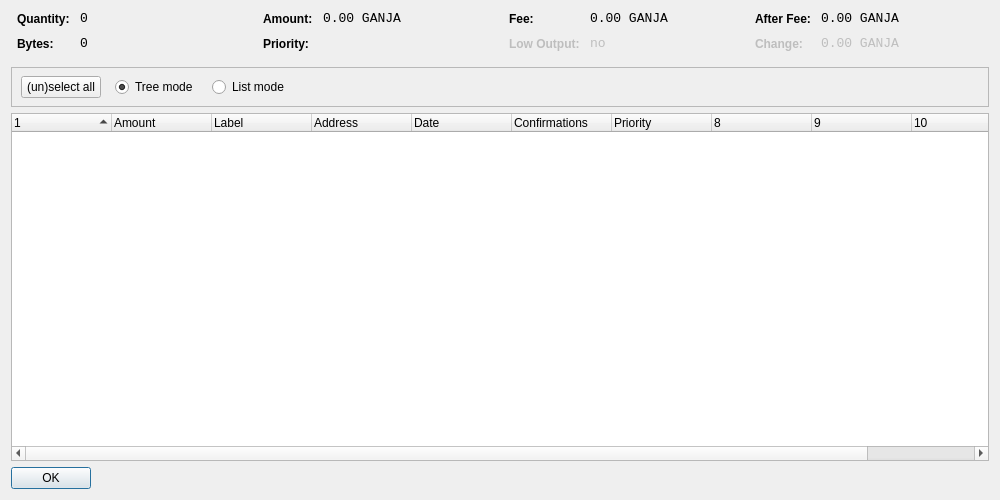
<?xml version="1.0" encoding="UTF-8"?>
<ui version="4.0">
 <class>CoinControlDialog</class>
 <widget class="QDialog" name="CoinControlDialog">
  <property name="geometry">
   <rect>
    <x>0</x>
    <y>0</y>
    <width>1000</width>
    <height>500</height>
   </rect>
  </property>
  <property name="windowTitle">
   <string>Coin Control</string>
  </property>
  <layout class="QVBoxLayout" name="verticalLayout">
   <item>
    <layout class="QHBoxLayout" name="horizontalLayoutTop" stretch="0,0,0,0">
     <property name="topMargin">
      <number>0</number>
     </property>
     <property name="bottomMargin">
      <number>10</number>
     </property>
     <item>
      <layout class="QFormLayout" name="formLayoutCoinControl1">
       <property name="horizontalSpacing">
        <number>10</number>
       </property>
       <property name="verticalSpacing">
        <number>10</number>
       </property>
       <property name="leftMargin">
        <number>6</number>
       </property>
       <property name="rightMargin">
        <number>6</number>
       </property>
       <item row="0" column="0">
        <widget class="QLabel" name="labelCoinControlQuantityText">
         <property name="styleSheet">
          <string notr="true">font-weight:bold;</string>
         </property>
         <property name="text">
          <string>Quantity:</string>
         </property>
        </widget>
       </item>
       <item row="0" column="1">
        <widget class="QLabel" name="labelCoinControlQuantity">
         <property name="font">
          <font>
           <family>Monospace</family>
           <pointsize>10</pointsize>
          </font>
         </property>
         <property name="cursor">
          <cursorShape>IBeamCursor</cursorShape>
         </property>
         <property name="contextMenuPolicy">
          <enum>Qt::ActionsContextMenu</enum>
         </property>
         <property name="text">
          <string notr="true">0</string>
         </property>
         <property name="textInteractionFlags">
          <set>Qt::LinksAccessibleByMouse|Qt::TextSelectableByKeyboard|Qt::TextSelectableByMouse</set>
         </property>
        </widget>
       </item>
       <item row="1" column="0">
        <widget class="QLabel" name="labelCoinControlBytesText">
         <property name="styleSheet">
          <string notr="true">font-weight:bold;</string>
         </property>
         <property name="text">
          <string>Bytes:</string>
         </property>
        </widget>
       </item>
       <item row="1" column="1">
        <widget class="QLabel" name="labelCoinControlBytes">
         <property name="font">
          <font>
           <family>Monospace</family>
           <pointsize>10</pointsize>
          </font>
         </property>
         <property name="cursor">
          <cursorShape>IBeamCursor</cursorShape>
         </property>
         <property name="contextMenuPolicy">
          <enum>Qt::ActionsContextMenu</enum>
         </property>
         <property name="text">
          <string notr="true">0</string>
         </property>
         <property name="textInteractionFlags">
          <set>Qt::LinksAccessibleByMouse|Qt::TextSelectableByKeyboard|Qt::TextSelectableByMouse</set>
         </property>
        </widget>
       </item>
      </layout>
     </item>
     <item>
      <layout class="QFormLayout" name="formLayoutCoinControl2">
       <property name="horizontalSpacing">
        <number>10</number>
       </property>
       <property name="verticalSpacing">
        <number>10</number>
       </property>
       <property name="leftMargin">
        <number>6</number>
       </property>
       <property name="rightMargin">
        <number>6</number>
       </property>
       <item row="0" column="0">
        <widget class="QLabel" name="labelCoinControlAmountText">
         <property name="styleSheet">
          <string notr="true">font-weight:bold;</string>
         </property>
         <property name="text">
          <string>Amount:</string>
         </property>
        </widget>
       </item>
       <item row="0" column="1">
        <widget class="QLabel" name="labelCoinControlAmount">
         <property name="font">
          <font>
           <family>Monospace</family>
           <pointsize>10</pointsize>
          </font>
         </property>
         <property name="cursor">
          <cursorShape>IBeamCursor</cursorShape>
         </property>
         <property name="contextMenuPolicy">
          <enum>Qt::ActionsContextMenu</enum>
         </property>
         <property name="text">
          <string notr="true">0.00 GANJA</string>
         </property>
         <property name="textInteractionFlags">
          <set>Qt::LinksAccessibleByMouse|Qt::TextSelectableByKeyboard|Qt::TextSelectableByMouse</set>
         </property>
        </widget>
       </item>
       <item row="1" column="0">
        <widget class="QLabel" name="labelCoinControlPriorityText">
         <property name="styleSheet">
          <string notr="true">font-weight:bold;</string>
         </property>
         <property name="text">
          <string>Priority:</string>
         </property>
        </widget>
       </item>
       <item row="1" column="1">
        <widget class="QLabel" name="labelCoinControlPriority">
         <property name="font">
          <font>
           <family>Monospace</family>
           <pointsize>10</pointsize>
          </font>
         </property>
         <property name="cursor">
          <cursorShape>IBeamCursor</cursorShape>
         </property>
         <property name="contextMenuPolicy">
          <enum>Qt::ActionsContextMenu</enum>
         </property>
         <property name="text">
          <string/>
         </property>
         <property name="textInteractionFlags">
          <set>Qt::LinksAccessibleByMouse|Qt::TextSelectableByKeyboard|Qt::TextSelectableByMouse</set>
         </property>
        </widget>
       </item>
      </layout>
     </item>
     <item>
      <layout class="QFormLayout" name="formLayoutCoinControl3">
       <property name="horizontalSpacing">
        <number>10</number>
       </property>
       <property name="verticalSpacing">
        <number>10</number>
       </property>
       <property name="leftMargin">
        <number>6</number>
       </property>
       <property name="rightMargin">
        <number>6</number>
       </property>
       <item row="0" column="0">
        <widget class="QLabel" name="labelCoinControlFeeText">
         <property name="styleSheet">
          <string notr="true">font-weight:bold;</string>
         </property>
         <property name="text">
          <string>Fee:</string>
         </property>
        </widget>
       </item>
       <item row="0" column="1">
        <widget class="QLabel" name="labelCoinControlFee">
         <property name="font">
          <font>
           <family>Monospace</family>
           <pointsize>10</pointsize>
          </font>
         </property>
         <property name="cursor">
          <cursorShape>IBeamCursor</cursorShape>
         </property>
         <property name="contextMenuPolicy">
          <enum>Qt::ActionsContextMenu</enum>
         </property>
         <property name="text">
          <string notr="true">0.00 GANJA</string>
         </property>
         <property name="textInteractionFlags">
          <set>Qt::LinksAccessibleByMouse|Qt::TextSelectableByKeyboard|Qt::TextSelectableByMouse</set>
         </property>
        </widget>
       </item>
       <item row="1" column="0">
        <widget class="QLabel" name="labelCoinControlLowOutputText">
         <property name="enabled">
          <bool>false</bool>
         </property>
         <property name="styleSheet">
          <string notr="true">font-weight:bold;</string>
         </property>
         <property name="text">
          <string>Low Output:</string>
         </property>
        </widget>
       </item>
       <item row="1" column="1">
        <widget class="QLabel" name="labelCoinControlLowOutput">
         <property name="enabled">
          <bool>false</bool>
         </property>
         <property name="font">
          <font>
           <family>Monospace</family>
           <pointsize>10</pointsize>
          </font>
         </property>
         <property name="cursor">
          <cursorShape>IBeamCursor</cursorShape>
         </property>
         <property name="contextMenuPolicy">
          <enum>Qt::ActionsContextMenu</enum>
         </property>
         <property name="text">
          <string notr="true">no</string>
         </property>
         <property name="textInteractionFlags">
          <set>Qt::LinksAccessibleByMouse|Qt::TextSelectableByKeyboard|Qt::TextSelectableByMouse</set>
         </property>
        </widget>
       </item>
      </layout>
     </item>
     <item>
      <layout class="QFormLayout" name="formLayoutCoinControl4">
       <property name="horizontalSpacing">
        <number>10</number>
       </property>
       <property name="verticalSpacing">
        <number>10</number>
       </property>
       <property name="leftMargin">
        <number>6</number>
       </property>
       <property name="rightMargin">
        <number>6</number>
       </property>
       <item row="0" column="0">
        <widget class="QLabel" name="labelCoinControlAfterFeeText">
         <property name="styleSheet">
          <string notr="true">font-weight:bold;</string>
         </property>
         <property name="text">
          <string>After Fee:</string>
         </property>
        </widget>
       </item>
       <item row="0" column="1">
        <widget class="QLabel" name="labelCoinControlAfterFee">
         <property name="font">
          <font>
           <family>Monospace</family>
           <pointsize>10</pointsize>
          </font>
         </property>
         <property name="cursor">
          <cursorShape>IBeamCursor</cursorShape>
         </property>
         <property name="contextMenuPolicy">
          <enum>Qt::ActionsContextMenu</enum>
         </property>
         <property name="text">
          <string notr="true">0.00 GANJA</string>
         </property>
         <property name="textInteractionFlags">
          <set>Qt::LinksAccessibleByMouse|Qt::TextSelectableByKeyboard|Qt::TextSelectableByMouse</set>
         </property>
        </widget>
       </item>
       <item row="1" column="0">
        <widget class="QLabel" name="labelCoinControlChangeText">
         <property name="enabled">
          <bool>false</bool>
         </property>
         <property name="styleSheet">
          <string notr="true">font-weight:bold;</string>
         </property>
         <property name="text">
          <string>Change:</string>
         </property>
        </widget>
       </item>
       <item row="1" column="1">
        <widget class="QLabel" name="labelCoinControlChange">
         <property name="enabled">
          <bool>false</bool>
         </property>
         <property name="font">
          <font>
           <family>Monospace</family>
           <pointsize>10</pointsize>
          </font>
         </property>
         <property name="cursor">
          <cursorShape>IBeamCursor</cursorShape>
         </property>
         <property name="contextMenuPolicy">
          <enum>Qt::ActionsContextMenu</enum>
         </property>
         <property name="text">
          <string notr="true">0.00 GANJA</string>
         </property>
         <property name="textInteractionFlags">
          <set>Qt::LinksAccessibleByMouse|Qt::TextSelectableByKeyboard|Qt::TextSelectableByMouse</set>
         </property>
        </widget>
       </item>
      </layout>
     </item>
    </layout>
   </item>
   <item>
    <widget class="QFrame" name="frame">
     <property name="minimumSize">
      <size>
       <width>0</width>
       <height>40</height>
      </size>
     </property>
     <property name="frameShape">
      <enum>QFrame::StyledPanel</enum>
     </property>
     <property name="frameShadow">
      <enum>QFrame::Sunken</enum>
     </property>
     <widget class="QWidget" name="horizontalLayoutWidget">
      <property name="geometry">
       <rect>
        <x>10</x>
        <y>0</y>
        <width>781</width>
        <height>41</height>
       </rect>
      </property>
      <layout class="QHBoxLayout" name="horizontalLayoutPanel" stretch="0,0,0,0,0">
       <property name="spacing">
        <number>14</number>
       </property>
       <item>
        <widget class="QPushButton" name="pushButtonSelectAll">
         <property name="sizePolicy">
          <sizepolicy hsizetype="Maximum" vsizetype="Fixed">
           <horstretch>0</horstretch>
           <verstretch>0</verstretch>
          </sizepolicy>
         </property>
         <property name="text">
          <string>(un)select all</string>
         </property>
        </widget>
       </item>
       <item>
        <widget class="QRadioButton" name="radioTreeMode">
         <property name="sizePolicy">
          <sizepolicy hsizetype="Maximum" vsizetype="Fixed">
           <horstretch>0</horstretch>
           <verstretch>0</verstretch>
          </sizepolicy>
         </property>
         <property name="text">
          <string>Tree mode</string>
         </property>
         <property name="checked">
          <bool>true</bool>
         </property>
        </widget>
       </item>
       <item>
        <widget class="QRadioButton" name="radioListMode">
         <property name="sizePolicy">
          <sizepolicy hsizetype="Maximum" vsizetype="Fixed">
           <horstretch>0</horstretch>
           <verstretch>0</verstretch>
          </sizepolicy>
         </property>
         <property name="text">
          <string>List mode</string>
         </property>
        </widget>
       </item>
       <item>
        <spacer name="horizontalSpacer">
         <property name="orientation">
          <enum>Qt::Horizontal</enum>
         </property>
         <property name="sizeHint" stdset="0">
          <size>
           <width>40</width>
           <height>20</height>
          </size>
         </property>
        </spacer>
       </item>
      </layout>
     </widget>
    </widget>
   </item>
   <item>
    <widget class="CoinControlTreeWidget" name="treeWidget">
     <property name="contextMenuPolicy">
      <enum>Qt::CustomContextMenu</enum>
     </property>
     <property name="sortingEnabled">
      <bool>false</bool>
     </property>
     <property name="columnCount">
      <number>11</number>
     </property>
     <attribute name="headerShowSortIndicator" stdset="0">
      <bool>true</bool>
     </attribute>
     <attribute name="headerStretchLastSection">
      <bool>false</bool>
     </attribute>
     <column>
      <property name="text">
       <string/>
      </property>
     </column>
     <column>
      <property name="text">
       <string>Amount</string>
      </property>
     </column>
     <column>
      <property name="text">
       <string>Label</string>
      </property>
     </column>
     <column>
      <property name="text">
       <string>Address</string>
      </property>
     </column>
     <column>
      <property name="text">
       <string>Date</string>
      </property>
     </column>
     <column>
      <property name="text">
       <string>Confirmations</string>
      </property>
      <property name="toolTip">
       <string>Confirmed</string>
      </property>
     </column>
     <column>
      <property name="text">
       <string>Priority</string>
      </property>
     </column>
     <column>
      <property name="text">
       <string/>
      </property>
     </column>
     <column>
      <property name="text">
       <string/>
      </property>
     </column>
     <column>
      <property name="text">
       <string/>
      </property>
     </column>
     <column>
      <property name="text">
       <string/>
      </property>
     </column>
    </widget>
   </item>
   <item>
    <widget class="QDialogButtonBox" name="buttonBox">
     <property name="sizePolicy">
      <sizepolicy hsizetype="Maximum" vsizetype="Fixed">
       <horstretch>0</horstretch>
       <verstretch>0</verstretch>
      </sizepolicy>
     </property>
     <property name="orientation">
      <enum>Qt::Horizontal</enum>
     </property>
     <property name="standardButtons">
      <set>QDialogButtonBox::Ok</set>
     </property>
    </widget>
   </item>
  </layout>
 </widget>
 <customwidgets>
  <customwidget>
   <class>CoinControlTreeWidget</class>
   <extends>QTreeWidget</extends>
   <header>coincontroltreewidget.h</header>
  </customwidget>
 </customwidgets>
 <resources/>
 <connections/>
</ui>
